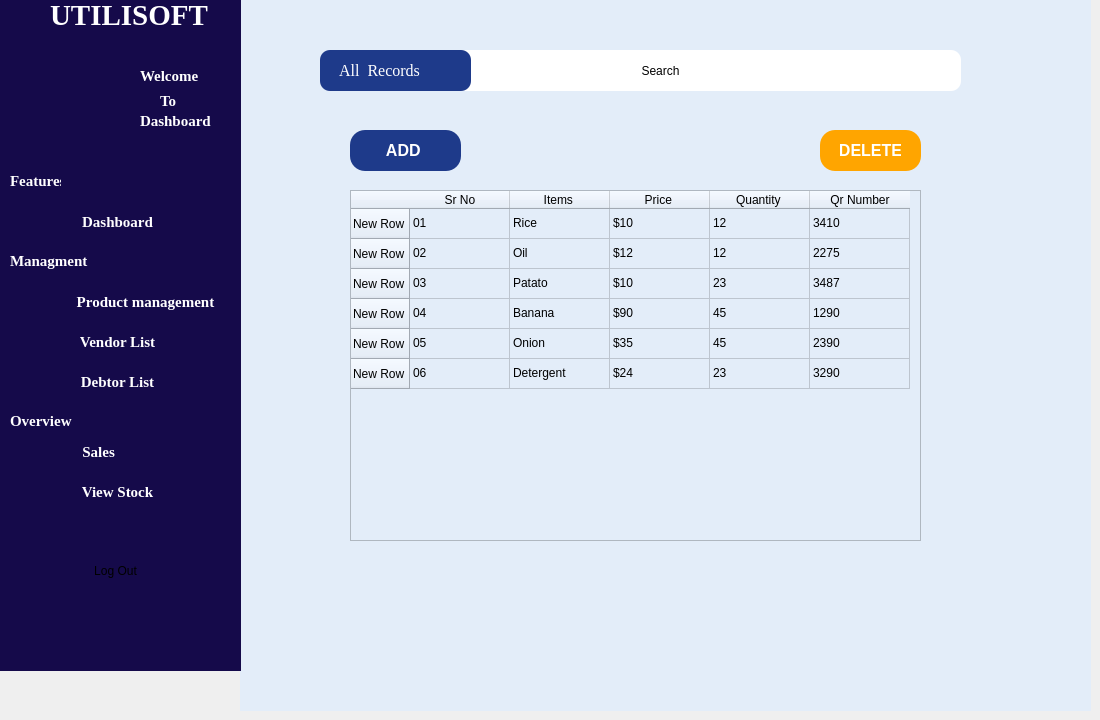
    <widget class="QWidget" name="products">
     <widget class="QLabel" name="label_44">
      <property name="geometry">
       <rect>
        <x>460</x>
        <y>610</y>
        <width>51</width>
        <height>41</height>
       </rect>
      </property>
      <property name="font">
       <font>
        <family>Times New Roman</family>
        <pointsize>11</pointsize>
        <italic>false</italic>
        <bold>false</bold>
        <underline>false</underline>
       </font>
      </property>
      <property name="styleSheet">
       <string notr="true"> border-radius: 10%;
color:  white;
</string>
      </property>
      <property name="text">
       <string>Features</string>
      </property>
     </widget>
     <widget class="QLabel" name="label_182">
      <property name="geometry">
       <rect>
        <x>400</x>
        <y>630</y>
        <width>81</width>
        <height>21</height>
       </rect>
      </property>
      <property name="styleSheet">
       <string notr="true">Color:white;</string>
      </property>
      <property name="text">
       <string>&lt;html&gt;&lt;head/&gt;&lt;body&gt;&lt;p&gt;&lt;span style=&quot; font-size:12pt;&quot;&gt;Feature&lt;/span&gt;&lt;/p&gt;&lt;/body&gt;&lt;/html&gt;</string>
      </property>
     </widget>
     <widget class="QLabel" name="label_183">
      <property name="geometry">
       <rect>
        <x>430</x>
        <y>630</y>
        <width>81</width>
        <height>21</height>
       </rect>
      </property>
      <property name="styleSheet">
       <string notr="true">Color:white;</string>
      </property>
      <property name="text">
       <string>&lt;html&gt;&lt;head/&gt;&lt;body&gt;&lt;p&gt;&lt;span style=&quot; font-size:12pt;&quot;&gt;Feature&lt;/span&gt;&lt;/p&gt;&lt;/body&gt;&lt;/html&gt;</string>
      </property>
     </widget>
     <widget class="QFrame" name="frame_6">
      <property name="geometry">
       <rect>
        <x>240</x>
        <y>0</y>
        <width>851</width>
        <height>711</height>
       </rect>
      </property>
      <property name="styleSheet">
       <string notr="true">background:#e3edf9 ;</string>
      </property>
      <property name="frameShape">
       <enum>QFrame::NoFrame</enum>
      </property>
      <widget class="QTableWidget" name="tableWidget">
       <property name="geometry">
        <rect>
         <x>110</x>
         <y>190</y>
         <width>571</width>
         <height>351</height>
        </rect>
       </property>
       <property name="layoutDirection">
        <enum>Qt::LeftToRight</enum>
       </property>
       <row>
        <property name="text">
         <string>New Row</string>
        </property>
       </row>
       <row>
        <property name="text">
         <string>New Row</string>
        </property>
       </row>
       <row>
        <property name="text">
         <string>New Row</string>
        </property>
       </row>
       <row>
        <property name="text">
         <string>New Row</string>
        </property>
       </row>
       <row>
        <property name="text">
         <string>New Row</string>
        </property>
       </row>
       <row>
        <property name="text">
         <string>New Row</string>
        </property>
       </row>
       <column>
        <property name="text">
         <string>Sr No</string>
        </property>
       </column>
       <column>
        <property name="text">
         <string>Items </string>
        </property>
       </column>
       <column>
        <property name="text">
         <string>Price </string>
        </property>
       </column>
       <column>
        <property name="text">
         <string>Quantity </string>
        </property>
       </column>
       <column>
        <property name="text">
         <string>Qr Number</string>
        </property>
       </column>
       <item row="0" column="0">
        <property name="text">
         <string>01</string>
        </property>
       </item>
       <item row="0" column="1">
        <property name="text">
         <string>Rice </string>
        </property>
       </item>
       <item row="0" column="2">
        <property name="text">
         <string>$10</string>
        </property>
       </item>
       <item row="0" column="3">
        <property name="text">
         <string>12</string>
        </property>
       </item>
       <item row="0" column="4">
        <property name="text">
         <string>3410</string>
        </property>
       </item>
       <item row="1" column="0">
        <property name="text">
         <string>02</string>
        </property>
       </item>
       <item row="1" column="1">
        <property name="text">
         <string>Oil </string>
        </property>
       </item>
       <item row="1" column="2">
        <property name="text">
         <string>$12</string>
        </property>
       </item>
       <item row="1" column="3">
        <property name="text">
         <string>12</string>
        </property>
       </item>
       <item row="1" column="4">
        <property name="text">
         <string>2275</string>
        </property>
       </item>
       <item row="2" column="0">
        <property name="text">
         <string>03</string>
        </property>
       </item>
       <item row="2" column="1">
        <property name="text">
         <string>Patato </string>
        </property>
       </item>
       <item row="2" column="2">
        <property name="text">
         <string>$10</string>
        </property>
       </item>
       <item row="2" column="3">
        <property name="text">
         <string>23</string>
        </property>
       </item>
       <item row="2" column="4">
        <property name="text">
         <string>3487</string>
        </property>
       </item>
       <item row="3" column="0">
        <property name="text">
         <string>04</string>
        </property>
       </item>
       <item row="3" column="1">
        <property name="text">
         <string>Banana</string>
        </property>
       </item>
       <item row="3" column="2">
        <property name="text">
         <string>$90</string>
        </property>
       </item>
       <item row="3" column="3">
        <property name="text">
         <string>45</string>
        </property>
       </item>
       <item row="3" column="4">
        <property name="text">
         <string>1290</string>
        </property>
       </item>
       <item row="4" column="0">
        <property name="text">
         <string>05 </string>
        </property>
       </item>
       <item row="4" column="1">
        <property name="text">
         <string>Onion </string>
        </property>
       </item>
       <item row="4" column="2">
        <property name="text">
         <string>$35</string>
        </property>
       </item>
       <item row="4" column="3">
        <property name="text">
         <string>45</string>
        </property>
       </item>
       <item row="4" column="4">
        <property name="text">
         <string>2390</string>
        </property>
       </item>
       <item row="5" column="0">
        <property name="text">
         <string>06 </string>
        </property>
       </item>
       <item row="5" column="1">
        <property name="text">
         <string>Detergent</string>
        </property>
       </item>
       <item row="5" column="2">
        <property name="text">
         <string>$24</string>
        </property>
       </item>
       <item row="5" column="3">
        <property name="text">
         <string>23</string>
        </property>
       </item>
       <item row="5" column="4">
        <property name="text">
         <string>3290</string>
        </property>
       </item>
      </widget>
      <widget class="QPushButton" name="pushButton_24">
       <property name="geometry">
        <rect>
         <x>110</x>
         <y>130</y>
         <width>111</width>
         <height>41</height>
        </rect>
       </property>
       <property name="styleSheet">
        <string notr="true">   background-color: #1E3A8A; 
;  /* Green button */
    color: white;               /* White text */
    border: none;               /* No border */
    border-radius: 15px;        /* Rounded corners */
    padding: 10px 20px;         /* Padding for better appearance */
    font-size: 16px;            /* Font size */
    font-weight: bold;
  
    text-align: center;     </string>
       </property>
       <property name="text">
        <string>ADD </string>
       </property>
      </widget>
      <widget class="QPushButton" name="pushButton_25">
       <property name="geometry">
        <rect>
         <x>580</x>
         <y>130</y>
         <width>101</width>
         <height>41</height>
        </rect>
       </property>
       <property name="styleSheet">
        <string notr="true">   background-color: orange; 
;  /* Green button */
    color: white;               /* White text */
    border: none;               /* No border */
    border-radius: 15px;        /* Rounded corners */
    padding: 10px 20px;         /* Padding for better appearance */
    font-size: 16px;            /* Font size */
    font-weight: bold;
  
    text-align: center;     </string>
       </property>
       <property name="text">
        <string>DELETE</string>
       </property>
      </widget>
      <widget class="QLabel" name="label_105">
       <property name="geometry">
        <rect>
         <x>80</x>
         <y>50</y>
         <width>151</width>
         <height>41</height>
        </rect>
       </property>
       <property name="font">
        <font>
         <family>Times New Roman</family>
         <pointsize>12</pointsize>
        </font>
       </property>
       <property name="styleSheet">
        <string notr="true">  border-radius: 10px; 
    background-color: #1E3A8A; 
color: white;
</string>
       </property>
       <property name="text">
        <string>     All  Records </string>
       </property>
      </widget>
      <widget class="QLabel" name="label_106">
       <property name="geometry">
        <rect>
         <x>1040</x>
         <y>160</y>
         <width>31</width>
         <height>31</height>
        </rect>
       </property>
       <property name="text">
        <string/>
       </property>
       <property name="pixmap">
        <pixmap resource="pictures.qrc">:/new/prefix1/Project Pictures/search_4398568.png</pixmap>
       </property>
       <property name="scaledContents">
        <bool>true</bool>
       </property>
      </widget>
      <widget class="QPushButton" name="pushButton_59">
       <property name="geometry">
        <rect>
         <x>120</x>
         <y>50</y>
         <width>601</width>
         <height>41</height>
        </rect>
       </property>
       <property name="styleSheet">
        <string notr="true">  border-radius: 10px; 
background: white;
  padding: 10px 50px; </string>
       </property>
       <property name="text">
        <string>Search</string>
       </property>
      </widget>
      <widget class="QLabel" name="label_107">
       <property name="geometry">
        <rect>
         <x>670</x>
         <y>50</y>
         <width>31</width>
         <height>31</height>
        </rect>
       </property>
       <property name="styleSheet">
        <string notr="true">background:white;
</string>
       </property>
       <property name="text">
        <string/>
       </property>
       <property name="pixmap">
        <pixmap resource="pictures.qrc">:/new/prefix1/Project Pictures/search_4398568.png</pixmap>
       </property>
       <property name="scaledContents">
        <bool>true</bool>
       </property>
      </widget>
      <zorder>pushButton_59</zorder>
      <zorder>tableWidget</zorder>
      <zorder>pushButton_24</zorder>
      <zorder>pushButton_25</zorder>
      <zorder>label_105</zorder>
      <zorder>label_106</zorder>
      <zorder>label_107</zorder>
     </widget>
     <widget class="QFrame" name="frame_8">
      <property name="geometry">
       <rect>
        <x>0</x>
        <y>0</y>
        <width>241</width>
        <height>671</height>
       </rect>
      </property>
      <property name="styleSheet">
       <string notr="true">background: #150a4a;
border: none;</string>
      </property>
      <property name="frameShape">
       <enum>QFrame::NoFrame</enum>
      </property>
      <widget class="QLabel" name="label_61">
       <property name="geometry">
        <rect>
         <x>50</x>
         <y>0</y>
         <width>161</width>
         <height>31</height>
        </rect>
       </property>
       <property name="font">
        <font>
         <family>Times New Roman</family>
         <pointsize>22</pointsize>
         <bold>true</bold>
        </font>
       </property>
       <property name="styleSheet">
        <string notr="true">color:white;
</string>
       </property>
       <property name="text">
        <string>UTILISOFT</string>
       </property>
      </widget>
      <widget class="QLabel" name="label_62">
       <property name="geometry">
        <rect>
         <x>10</x>
         <y>40</y>
         <width>121</width>
         <height>121</height>
        </rect>
       </property>
       <property name="text">
        <string/>
       </property>
       <property name="pixmap">
        <pixmap resource="pictures.qrc">:/new/prefix1/Project Pictures/Group 46.png</pixmap>
       </property>
       <property name="wordWrap">
        <bool>false</bool>
       </property>
       <property name="openExternalLinks">
        <bool>false</bool>
       </property>
      </widget>
      <widget class="QLabel" name="label_63">
       <property name="geometry">
        <rect>
         <x>140</x>
         <y>60</y>
         <width>61</width>
         <height>31</height>
        </rect>
       </property>
       <property name="font">
        <font>
         <family>Times New Roman</family>
         <pointsize>11</pointsize>
         <italic>false</italic>
         <bold>true</bold>
        </font>
       </property>
       <property name="styleSheet">
        <string notr="true"> border-radius: 10%;
color:  white;
</string>
       </property>
       <property name="text">
        <string>Welcome</string>
       </property>
      </widget>
      <widget class="QLabel" name="label_64">
       <property name="geometry">
        <rect>
         <x>10</x>
         <y>160</y>
         <width>51</width>
         <height>41</height>
        </rect>
       </property>
       <property name="font">
        <font>
         <family>Times New Roman</family>
         <pointsize>11</pointsize>
         <italic>false</italic>
         <bold>true</bold>
         <underline>false</underline>
        </font>
       </property>
       <property name="styleSheet">
        <string notr="true"> border-radius: 10%;
color:  white;
</string>
       </property>
       <property name="text">
        <string>Features</string>
       </property>
      </widget>
      <widget class="QLabel" name="label_65">
       <property name="geometry">
        <rect>
         <x>10</x>
         <y>240</y>
         <width>81</width>
         <height>41</height>
        </rect>
       </property>
       <property name="font">
        <font>
         <family>Times New Roman</family>
         <pointsize>11</pointsize>
         <italic>false</italic>
         <bold>true</bold>
         <underline>false</underline>
        </font>
       </property>
       <property name="styleSheet">
        <string notr="true"> border-radius: 10%;
color:  white;
</string>
       </property>
       <property name="text">
        <string>Managment</string>
       </property>
      </widget>
      <widget class="QLabel" name="label_66">
       <property name="geometry">
        <rect>
         <x>10</x>
         <y>400</y>
         <width>71</width>
         <height>41</height>
        </rect>
       </property>
       <property name="font">
        <font>
         <family>Times New Roman</family>
         <pointsize>11</pointsize>
         <italic>false</italic>
         <bold>true</bold>
         <underline>false</underline>
        </font>
       </property>
       <property name="styleSheet">
        <string notr="true"> border-radius: 10%;
color:  white;
</string>
       </property>
       <property name="text">
        <string>Overview</string>
       </property>
      </widget>
      <widget class="QPushButton" name="pushButton_31">
       <property name="geometry">
        <rect>
         <x>20</x>
         <y>550</y>
         <width>191</width>
         <height>41</height>
        </rect>
       </property>
       <property name="styleSheet">
        <string notr="true">    background-color: #fe0000;  /* Dark blue background */
    color: white;  /* White text */
    font-size: 14px;
    font-weight: bold;
    border-radius: 10px;  /* Rounded corners */
    padding: 10px 55px;  /* Padding inside button */
    border: none; 
hover
 {
    background-color: darkred;
}</string>
       </property>
       <property name="text">
        <string>Log Out</string>
       </property>
      </widget>
      <widget class="QLabel" name="label_67">
       <property name="geometry">
        <rect>
         <x>0</x>
         <y>590</y>
         <width>251</width>
         <height>91</height>
        </rect>
       </property>
       <property name="styleSheet">
        <string notr="true">border: none;
</string>
       </property>
       <property name="text">
        <string/>
       </property>
       <property name="pixmap">
        <pixmap resource="pictures.qrc">:/new/prefix1/Project Pictures/image 1.png</pixmap>
       </property>
       <property name="wordWrap">
        <bool>true</bool>
       </property>
      </widget>
      <widget class="QPushButton" name="pushButton_32">
       <property name="geometry">
        <rect>
         <x>80</x>
         <y>210</y>
         <width>75</width>
         <height>24</height>
        </rect>
       </property>
       <property name="font">
        <font>
         <family>Times New Roman</family>
         <pointsize>11</pointsize>
         <bold>true</bold>
        </font>
       </property>
       <property name="styleSheet">
        <string notr="true">color: white;</string>
       </property>
       <property name="text">
        <string>Dashboard</string>
       </property>
      </widget>
      <widget class="QPushButton" name="pushButton_33">
       <property name="geometry">
        <rect>
         <x>70</x>
         <y>290</y>
         <width>151</width>
         <height>24</height>
        </rect>
       </property>
       <property name="font">
        <font>
         <family>Times New Roman</family>
         <pointsize>11</pointsize>
         <bold>true</bold>
        </font>
       </property>
       <property name="styleSheet">
        <string notr="true">color: white;</string>
       </property>
       <property name="text">
        <string>Product management</string>
       </property>
      </widget>
      <widget class="QPushButton" name="pushButton_34">
       <property name="geometry">
        <rect>
         <x>80</x>
         <y>330</y>
         <width>75</width>
         <height>24</height>
        </rect>
       </property>
       <property name="font">
        <font>
         <family>Times New Roman</family>
         <pointsize>11</pointsize>
         <bold>true</bold>
        </font>
       </property>
       <property name="styleSheet">
        <string notr="true">color: white;</string>
       </property>
       <property name="text">
        <string>Vendor List</string>
       </property>
      </widget>
      <widget class="QPushButton" name="pushButton_35">
       <property name="geometry">
        <rect>
         <x>80</x>
         <y>370</y>
         <width>75</width>
         <height>24</height>
        </rect>
       </property>
       <property name="font">
        <font>
         <family>Times New Roman</family>
         <pointsize>11</pointsize>
         <bold>true</bold>
        </font>
       </property>
       <property name="styleSheet">
        <string notr="true">color: white;</string>
       </property>
       <property name="text">
        <string>Debtor List</string>
       </property>
      </widget>
      <widget class="QPushButton" name="pushButton_36">
       <property name="geometry">
        <rect>
         <x>70</x>
         <y>440</y>
         <width>61</width>
         <height>24</height>
        </rect>
       </property>
       <property name="font">
        <font>
         <family>Times New Roman</family>
         <pointsize>11</pointsize>
         <bold>true</bold>
        </font>
       </property>
       <property name="styleSheet">
        <string notr="true">color: white;</string>
       </property>
       <property name="text">
        <string>Sales </string>
       </property>
      </widget>
      <widget class="QPushButton" name="pushButton_37">
       <property name="geometry">
        <rect>
         <x>80</x>
         <y>480</y>
         <width>75</width>
         <height>24</height>
        </rect>
       </property>
       <property name="font">
        <font>
         <family>Times New Roman</family>
         <pointsize>11</pointsize>
         <bold>true</bold>
        </font>
       </property>
       <property name="styleSheet">
        <string notr="true">color: white;</string>
       </property>
       <property name="text">
        <string>View Stock</string>
       </property>
      </widget>
      <widget class="QLabel" name="label_68">
       <property name="geometry">
        <rect>
         <x>160</x>
         <y>90</y>
         <width>21</width>
         <height>21</height>
        </rect>
       </property>
       <property name="font">
        <font>
         <family>Times New Roman</family>
         <pointsize>11</pointsize>
         <italic>false</italic>
         <bold>true</bold>
        </font>
       </property>
       <property name="styleSheet">
        <string notr="true"> border-radius: 10%;
color:  white;
</string>
       </property>
       <property name="text">
        <string>To </string>
       </property>
      </widget>
      <widget class="QLabel" name="label_28">
       <property name="geometry">
        <rect>
         <x>140</x>
         <y>110</y>
         <width>81</width>
         <height>21</height>
        </rect>
       </property>
       <property name="font">
        <font>
         <family>Times New Roman</family>
         <pointsize>11</pointsize>
         <bold>true</bold>
        </font>
       </property>
       <property name="styleSheet">
        <string notr="true"> border-radius: 10%;
color:  white;
</string>
       </property>
       <property name="text">
        <string>Dashboard</string>
       </property>
      </widget>
     </widget>
    </widget>
